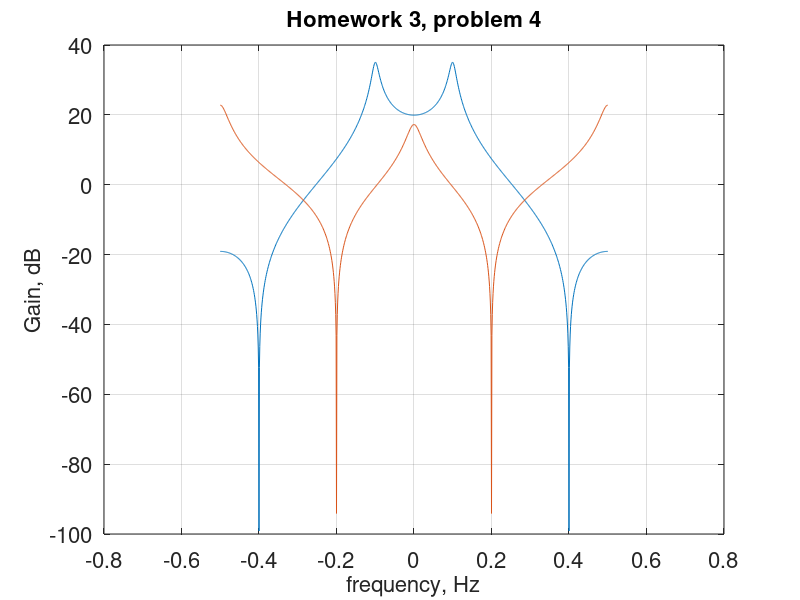

MATLAB code to generate this figure:
% Author: Spencer Goulette
% ECE 486 - HW #3 Problem 4
% February 12th, 2019

clear variables

%% Problem 4
f = linspace(-0.5,0.5,1001); % Frequency from -0.5 to 0.5
z = exp(1i .* 2 .* pi .* f); % Z
H1 = (1.0000.*z.^(2) + 1.6180.*z.^(1) + 1.0000)./(1.*z.^(2) + -1.5371.*z.^(1) + 0.9025); % Filter 1 H(z)
H2 = (1.0000.*z.^(2) - 0.6180.*z.^(1) + 1.0000)./(1.*z.^(2) - 0.8100); % Filter 2 H(z)

H1 = (20*log10(abs(H1))); % Filter 1 H(z) in dB
H2 = (20*log10(abs(H2))); % Filter 2 H(z) in dB

Fig1 = figure('Position', [200, 75, 850, 600]); % set figure size and location
plot(f,H1,f,H2); % plot
grid on; % add grid
set(gca, 'fontsize', 16); % increase font size
xlabel('frequency, Hz', 'fontsize', 16); % x label
ylabel('Gain, dB', 'fontsize', 16); % y label
title('Homework 3, problem 4', 'fontsize', 16); % title

